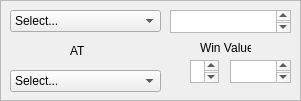
   <widget class="QFrame" name="Match1frame_7">
    <property name="geometry">
     <rect>
      <x>650</x>
      <y>110</y>
      <width>301</width>
      <height>101</height>
     </rect>
    </property>
    <property name="frameShape">
     <enum>QFrame::StyledPanel</enum>
    </property>
    <property name="frameShadow">
     <enum>QFrame::Raised</enum>
    </property>
    <widget class="QComboBox" name="M8topcomboBox">
     <property name="geometry">
      <rect>
       <x>10</x>
       <y>10</y>
       <width>151</width>
       <height>22</height>
      </rect>
     </property>
     <item>
      <property name="text">
       <string>Select...</string>
      </property>
     </item>
     <item>
      <property name="text">
       <string>Arizona Cardinals</string>
      </property>
     </item>
     <item>
      <property name="text">
       <string>Atlanta Falcons</string>
      </property>
     </item>
     <item>
      <property name="text">
       <string>Baltimore Ravens</string>
      </property>
     </item>
     <item>
      <property name="text">
       <string>Buffalo Bills </string>
      </property>
     </item>
     <item>
      <property name="text">
       <string>Carolina Panthers</string>
      </property>
     </item>
     <item>
      <property name="text">
       <string>Chicago Bears</string>
      </property>
     </item>
     <item>
      <property name="text">
       <string>Cincinnati Bengals</string>
      </property>
     </item>
     <item>
      <property name="text">
       <string>Cleveland Browns</string>
      </property>
     </item>
     <item>
      <property name="text">
       <string>Dallas Cowboys</string>
      </property>
     </item>
     <item>
      <property name="text">
       <string>Denver Broncos</string>
      </property>
     </item>
     <item>
      <property name="text">
       <string>Detroit Lions </string>
      </property>
     </item>
     <item>
      <property name="text">
       <string>Green Bay Packers </string>
      </property>
     </item>
     <item>
      <property name="text">
       <string>Houston Texans </string>
      </property>
     </item>
     <item>
      <property name="text">
       <string>Indianapolis Colts</string>
      </property>
     </item>
     <item>
      <property name="text">
       <string>Jacksonville Jaguars </string>
      </property>
     </item>
     <item>
      <property name="text">
       <string>Kansas City Chiefs </string>
      </property>
     </item>
     <item>
      <property name="text">
       <string>Miami Dolphins</string>
      </property>
     </item>
     <item>
      <property name="text">
       <string>Minnesota Vikings</string>
      </property>
     </item>
     <item>
      <property name="text">
       <string>New England Patriots</string>
      </property>
     </item>
     <item>
      <property name="text">
       <string>New Orleans Saints </string>
      </property>
     </item>
     <item>
      <property name="text">
       <string>New York Giants</string>
      </property>
     </item>
     <item>
      <property name="text">
       <string>New York Jets</string>
      </property>
     </item>
     <item>
      <property name="text">
       <string>Oakland Raiders</string>
      </property>
     </item>
     <item>
      <property name="text">
       <string>Philadelphia Eagles</string>
      </property>
     </item>
     <item>
      <property name="text">
       <string>Pittsburgh Steelers</string>
      </property>
     </item>
     <item>
      <property name="text">
       <string>Saint Louis Rams</string>
      </property>
     </item>
     <item>
      <property name="text">
       <string>San Diego Chargers </string>
      </property>
     </item>
     <item>
      <property name="text">
       <string>San Francisco 49ers </string>
      </property>
     </item>
     <item>
      <property name="text">
       <string>Seattle Seahawks </string>
      </property>
     </item>
     <item>
      <property name="text">
       <string>Tampa Bay Buccaneers </string>
      </property>
     </item>
     <item>
      <property name="text">
       <string>Tennessee Titans </string>
      </property>
     </item>
     <item>
      <property name="text">
       <string>Washington Redskins </string>
      </property>
     </item>
    </widget>
    <widget class="QLabel" name="VStext8">
     <property name="geometry">
      <rect>
       <x>70</x>
       <y>40</y>
       <width>21</width>
       <height>21</height>
      </rect>
     </property>
     <property name="text">
      <string>AT</string>
     </property>
    </widget>
    <widget class="QTextBrowser" name="M8teamoutput">
     <property name="geometry">
      <rect>
       <x>170</x>
       <y>10</y>
       <width>121</width>
       <height>23</height>
      </rect>
     </property>
    </widget>
    <widget class="QComboBox" name="M8botcomboBox">
     <property name="geometry">
      <rect>
       <x>10</x>
       <y>70</y>
       <width>151</width>
       <height>22</height>
      </rect>
     </property>
     <item>
      <property name="text">
       <string>Select...</string>
      </property>
     </item>
     <item>
      <property name="text">
       <string>Arizona Cardinals</string>
      </property>
     </item>
     <item>
      <property name="text">
       <string>Atlanta Falcons</string>
      </property>
     </item>
     <item>
      <property name="text">
       <string>Baltimore Ravens</string>
      </property>
     </item>
     <item>
      <property name="text">
       <string>Buffalo Bills </string>
      </property>
     </item>
     <item>
      <property name="text">
       <string>Carolina Panthers</string>
      </property>
     </item>
     <item>
      <property name="text">
       <string>Chicago Bears</string>
      </property>
     </item>
     <item>
      <property name="text">
       <string>Cincinnati Bengals</string>
      </property>
     </item>
     <item>
      <property name="text">
       <string>Cleveland Browns</string>
      </property>
     </item>
     <item>
      <property name="text">
       <string>Dallas Cowboys</string>
      </property>
     </item>
     <item>
      <property name="text">
       <string>Denver Broncos</string>
      </property>
     </item>
     <item>
      <property name="text">
       <string>Detroit Lions </string>
      </property>
     </item>
     <item>
      <property name="text">
       <string>Green Bay Packers </string>
      </property>
     </item>
     <item>
      <property name="text">
       <string>Houston Texans </string>
      </property>
     </item>
     <item>
      <property name="text">
       <string>Indianapolis Colts</string>
      </property>
     </item>
     <item>
      <property name="text">
       <string>Jacksonville Jaguars </string>
      </property>
     </item>
     <item>
      <property name="text">
       <string>Kansas City Chiefs </string>
      </property>
     </item>
     <item>
      <property name="text">
       <string>Miami Dolphins</string>
      </property>
     </item>
     <item>
      <property name="text">
       <string>Minnesota Vikings</string>
      </property>
     </item>
     <item>
      <property name="text">
       <string>New England Patriots</string>
      </property>
     </item>
     <item>
      <property name="text">
       <string>New Orleans Saints </string>
      </property>
     </item>
     <item>
      <property name="text">
       <string>New York Giants</string>
      </property>
     </item>
     <item>
      <property name="text">
       <string>New York Jets</string>
      </property>
     </item>
     <item>
      <property name="text">
       <string>Oakland Raiders</string>
      </property>
     </item>
     <item>
      <property name="text">
       <string>Philadelphia Eagles</string>
      </property>
     </item>
     <item>
      <property name="text">
       <string>Pittsburgh Steelers</string>
      </property>
     </item>
     <item>
      <property name="text">
       <string>Saint Louis Rams</string>
      </property>
     </item>
     <item>
      <property name="text">
       <string>San Diego Chargers </string>
      </property>
     </item>
     <item>
      <property name="text">
       <string>San Francisco 49ers </string>
      </property>
     </item>
     <item>
      <property name="text">
       <string>Seattle Seahawks </string>
      </property>
     </item>
     <item>
      <property name="text">
       <string>Tampa Bay Buccaneers </string>
      </property>
     </item>
     <item>
      <property name="text">
       <string>Tennessee Titans </string>
      </property>
     </item>
     <item>
      <property name="text">
       <string>Washington Redskins </string>
      </property>
     </item>
    </widget>
    <widget class="QLabel" name="wvlabel8">
     <property name="geometry">
      <rect>
       <x>200</x>
       <y>40</y>
       <width>51</width>
       <height>16</height>
      </rect>
     </property>
     <property name="text">
      <string>Win Value:</string>
     </property>
    </widget>
    <widget class="QTextBrowser" name="M8winval">
     <property name="geometry">
      <rect>
       <x>190</x>
       <y>60</y>
       <width>29</width>
       <height>23</height>
      </rect>
     </property>
    </widget>
    <widget class="QTextBrowser" name="M8plusval">
     <property name="geometry">
      <rect>
       <x>230</x>
       <y>60</y>
       <width>61</width>
       <height>23</height>
      </rect>
     </property>
    </widget>
   </widget>
